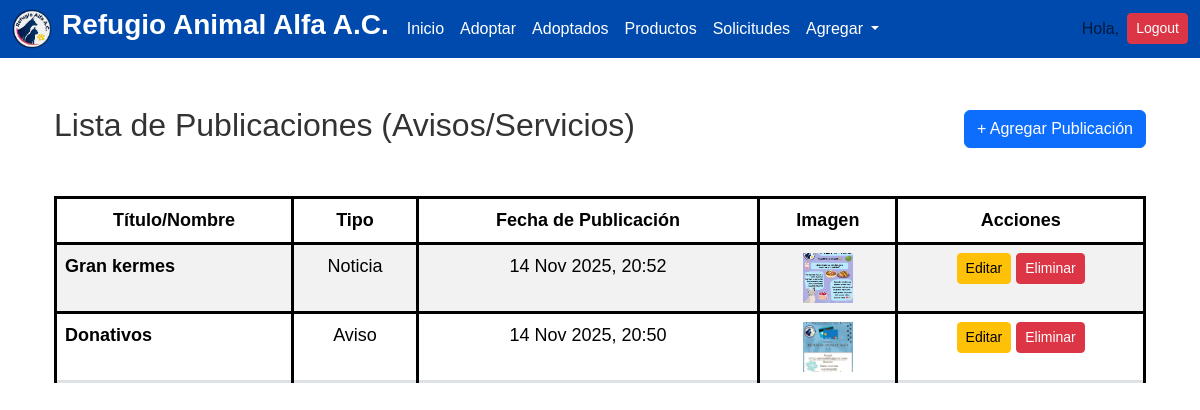
The page /publicaciones/ (signed in) on the database its author committed.
### avisos/models.py (models this page shows, shortened)
class Publicacion(models.Model):
    nombre = models.CharField(max_length=200, verbose_name='Título/Nombre')
    tipo = models.CharField(
        max_length=10,
        choices=TIPO_PUBLICACION,
        default='AVISO',
        verbose_name='Tipo de Publicación'
    )
    descripcion = models.TextField(verbose_name='Descripción')
    imagen = models.ImageField(upload_to='publicaciones', null=True, blank=True, verbose_name='Imagen')
    fecha_creacion = models.DateTimeField(default=timezone.now, verbose_name='Fecha de Publicación')
    fecha_termino = models.DateTimeField(null=True, blank=True, verbose_name='Fecha de Término')
    class Meta:
        verbose_name = 'Publicación'
        verbose_name_plural = 'Publicaciones (Avisos/Servicios)'
        ordering = ['-fecha_creacion']

### avisos/views.py (the view)
# urls.py: path('', PublicacionListView.as_view(), name='publicacion_list'),
class PublicacionListView(StaffRequiredMixin, ListView):
    model = Publicacion
    template_name = 'avisos/publicacion_list.html'
    context_object_name = 'publicaciones'

### avisos/views.py (called while the page is built)
    def test_func(self):
        return self.request.user.is_staff

### avisos/templates/avisos/publicacion_list.html
{% extends 'base.html' %}
{% block content %}
<div class="container my-5">
    <div class="d-flex justify-content-between align-items-center mb-4">
        <h2>Lista de Publicaciones (Avisos/Servicios)</h2>
        <a href="{% url 'publicacion_create' %}" class="btn btn-primary">
            + Agregar Publicación
        </a>
    </div>
    {% if publicaciones %}
        <div class="table-responsive">
            <table class="table table-striped table-hover">
                <thead>
                    <tr>
                        <th>Título/Nombre</th>
                        <th>Tipo</th>
                        <th>Fecha de Publicación</th>
                        <th>Imagen</th>
                        <th>Acciones</th>
                    </tr>
                </thead>
                <tbody>
                    {% for publicacion in publicaciones %}
                    <tr>
                        <td>{{ publicacion.nombre }}</td>
                        <td>
                            {{ publicacion.get_tipo_display }}
                        </td>
                        <td>{{ publicacion.fecha_creacion|date:"d M Y, H:i" }}</td>
                        <td>
                            {% if publicacion.imagen %}
                                <img src="{{ publicacion.imagen.url }}" alt="{{ publicacion.nombre }}" style="width: 50px; height: 50px; object-fit: cover;">
                            {% else %}
                                Sin Imagen
                            {% endif %}
                        </td>
                        <td>
                            <a href="{% url 'publicacion_update' publicacion.pk %}" class="btn btn-sm btn-warning">Editar</a>
                            <a href="{% url 'publicacion_delete' publicacion.pk %}" class="btn btn-sm btn-danger">Eliminar</a>
                        </td>
                    </tr>
                    {% endfor %}
                </tbody>
            </table>
        </div>
    {% else %}
        <div class="alert alert-info" role="alert">
            No hay publicaciones registradas aún. ¡Crea la primera!
        </div>
    {% endif %}
</div>
{% endblock content %}

### static/css/styles.css (style rules this page uses)
* { margin: 0; padding: 0; box-sizing: border-box; }
body { font-family: 'Arial', sans-serif; background-color: white; color: #333; }
h1, h2 { text-align: center; }
table { width: 50%; margin: 20px auto; border-collapse: collapse; font-family: Arial, sans-serif; font-size: 18px; border: 3px solid black; }
table th, table td { border: 3px solid black; padding: 12px; text-align: center; }
td:first-child { font-weight: bold; text-align: left; }

### rows shown on the page
Publicacion: nombre "Gran kermes", tipo "Noticia", fecha_creacion "14 Nov 2025, 20:52", imagen (picture)
Publicacion: nombre "Donativos", tipo "Aviso", fecha_creacion "14 Nov 2025, 20:50", imagen (picture)
